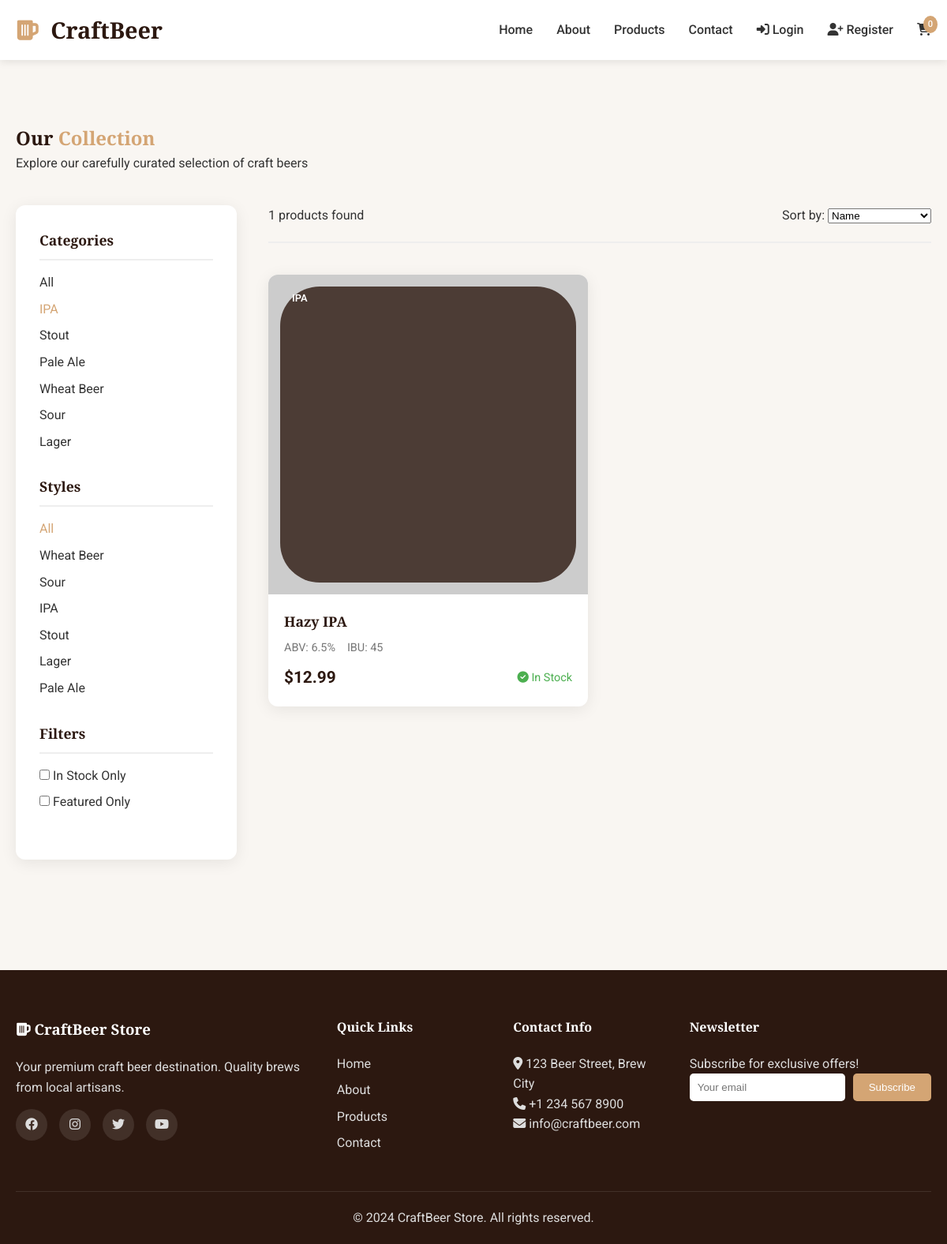
Page /products/?category=ipa on the committed database.
### apps/core/models.py (models this page shows, shortened)
class BaseModel(models.Model):
    created_at = models.DateTimeField(auto_now_add=True)
    updated_at = models.DateTimeField(auto_now=True)
    is_active = models.BooleanField(default=True)
    class Meta:
        abstract = True

class Category(BaseModel):
    name = models.CharField(max_length=100, unique=True)
    description = models.TextField(blank=True)
    slug = models.SlugField(max_length=100, unique=True)
    class Meta:
        verbose_name_plural = "Categories"

class BeerProduct(BaseModel):
    name = models.CharField(max_length=200)
    slug = models.SlugField(max_length=200, unique=True)
    description = models.TextField()
    price = models.DecimalField(max_digits=10, decimal_places=2)
    abv = models.DecimalField(max_digits=4, decimal_places=1,
                             validators=[MinValueValidator(0), MaxValueValidator(20)])
    ibu = models.IntegerField(validators=[MinValueValidator(0), MaxValueValidator(120)])
    style = models.CharField(max_length=100)
    category = models.ForeignKey(Category, on_delete=models.CASCADE, related_name='products')
    stock_quantity = models.PositiveIntegerField(default=0)
    image = models.ImageField(upload_to='products/', blank=True, null=True)
    is_featured = models.BooleanField(default=False)
    is_available = models.BooleanField(default=True)
    class Meta:
        ordering = ['name']
        indexes = [
            models.Index(fields=['slug']),
            models.Index(fields=['is_available']),
        ]

### apps/core/views.py (the view)
# urls.py: path('products/', products_view, name='products'),
def products_view(request):
    products = BeerProduct.objects.filter(is_available=True, is_active=True)
    categories = Category.objects.filter(is_active=True)
    category_slug = request.GET.get('category')
    style = request.GET.get('style')
    search_query = request.GET.get('search')
    if category_slug:
        products = products.filter(category__slug=category_slug)
    if style:
        products = products.filter(style__iexact=style)
    if search_query:
        products = ProductService.search_products(search_query)
    styles = BeerProduct.objects.filter(is_available=True).values_list('style', flat=True).distinct()
    context = {
        'products': products,
        'categories': categories,
        'styles': styles,
        'current_category': category_slug,
        'current_style': style,
        'title': 'Products - Craft Beer Store'
    }
    return render(request, 'products.html', context)

### apps/templates/products.html (shortened to what this page needs)
{% extends 'base.html' %}
{% load static %}
{% block content %}
<section class="products-page section-padding">
    <div class="container">
        <div class="page-header">
            <h1>Our <span class="highlight">Collection</span></h1>
            <p>Explore our carefully curated selection of craft beers</p>
        </div>
        <div class="products-layout">
            <aside class="filters-sidebar">
                <div class="filter-section">
                    <h3>Categories</h3>
                    <ul>
                        <li><a href="{% url 'products' %}" {% if not current_category %}class="active"{% endif %}>All</a></li>
                        {% for category in categories %}
                            <li>
                                <a href="?category={{ category.slug }}" {% if current_category == category.slug %}class="active"{% endif %}>
                                    {{ category.name }}
                                </a>
                            </li>
                        {% endfor %}
                    </ul>
                </div>
                <div class="filter-section">
                    <h3>Styles</h3>
                    <ul>
                        <li><a href="{% url 'products' %}" {% if not current_style %}class="active"{% endif %}>All</a></li>
                        {% for style in styles %}
                            <li>
                                <a href="?style={{ style }}" {% if current_style == style %}class="active"{% endif %}>
                                    {{ style }}
                                </a>
                            </li>
                        {% endfor %}
                    </ul>
                </div>
                <div class="filter-section">
                    <h3>Filters</h3>
                    <div class="filter-group">
                        <label>
                            <input type="checkbox" id="in-stock-only"> In Stock Only
                        </label>
                        <label>
                            <input type="checkbox" id="featured-only"> Featured Only
                        </label>
                    </div>
                </div>
            </aside>
            <div class="products-container">
                <div class="products-header">
                    <span>{{ products.count }} products found</span>
                    <div class="sort-options">
                        <label for="sort">Sort by:</label>
                        <select id="sort">
                            <option value="name">Name</option>
                        </select>
                    </div>
                </div>
                <div class="product-grid">
                    {% for product in products %}
                        <div class="product-card">
                            <div class="product-image">
                                {% if product.image %}
                                    <img src="{{ product.image.url }}" alt="{{ product.name }}">
                                {% else %}
                                    <img src="https://via.placeholder.com/300x300?text={{ product.name }}" alt="{{ product.name }}">
                                {% endif %}
                                <div class="product-actions">
                                </div>
                                <span class="badge style-badge">{{ product.style }}</span>
                            </div>
                            <div class="product-info">
                                <h3><a href="{% url 'product_detail' product.slug %}">{{ product.name }}</a></h3>
                                <div class="product-meta">
                                    <span>ABV: {{ product.abv }}%</span>
                                    <span>IBU: {{ product.ibu }}</span>
                                </div>
                                <div class="product-price">
                                    <span>${{ product.price }}</span>
                                    {% if product.stock_quantity > 0 %}
                                        <span class="in-stock"><i class="fas fa-check-circle"></i> In Stock</span>
                                    {% else %}
                                        <span class="out-of-stock"><i class="fas fa-times-circle"></i> Out of Stock</span>
                                    {% endif %}
                                </div>
                            </div>
                        </div>
                    {% empty %}
                        <div class="no-products">
                            <i class="fas fa-beer"></i>
                            <h3>No products found</h3>
                            <p>Try adjusting your filters or search criteria</p>
                        </div>
                    {% endfor %}
                </div>
            </div>
        </div>
    </div>
</section>
{% endblock %}

### static/css/style.css (style rules this page uses)
:root { --primary-color: #d4a574; --primary-dark: #b8895a; --secondary-color: #2c1810; --text-color: #333; --light-bg: #f9f6f2; --white: #ffffff; --shadow: 0 4px 20px rgba(0,0,0,0.08); --border-radius: 12px; --transition: all 0.3s ease; }
* { margin: 0; padding: 0; box-sizing: border-box; }
body { font-family: 'Roboto', sans-serif; color: var(--text-color); line-height: 1.6; background-color: var(--light-bg); }
.container { max-width: 1200px; margin: 0 auto; padding: 0 20px; }
h1, h2, h3, h4 { font-family: 'Playfair Display', serif; color: var(--secondary-color); }
.highlight { color: var(--primary-color); }
.section-padding { padding: 80px 0; }
.product-grid { display: grid; grid-template-columns: repeat(auto-fill, minmax(280px, 1fr)); gap: 30px; margin-top: 40px; }
.product-card { background: var(--white); border-radius: var(--border-radius); overflow: hidden; box-shadow: var(--shadow); transition: var(--transition); }
.product-image { position: relative; overflow: hidden; padding-top: 100%; }
.product-image img { position: absolute; top: 0; left: 0; width: 100%; height: 100%; object-fit: cover; transition: var(--transition); }
.product-actions { position: absolute; bottom: -60px; left: 0; right: 0; display: flex; justify-content: center; gap: 15px; transition: var(--transition); padding: 15px; }
.badge { position: absolute; top: 15px; right: 15px; padding: 5px 15px; border-radius: 50px; font-size: 0.8rem; font-weight: 600; }
.style-badge { position: absolute; bottom: 15px; left: 15px; background: rgba(44, 24, 16, 0.8); color: var(--white); padding: 5px 15px; border-radius: 50px; font-size: 0.8rem; }
.product-info { padding: 20px; }
.product-info h3 { font-size: 1.1rem; margin-bottom: 8px; }
.product-info h3 a { color: var(--secondary-color); text-decoration: none; }
.product-meta { display: flex; gap: 15px; font-size: 0.9rem; color: #777; margin-bottom: 10px; }
.product-price { display: flex; justify-content: space-between; align-items: center; }
.product-price span:first-child { font-size: 1.3rem; font-weight: 700; color: var(--secondary-color); }
.in-stock { color: #4CAF50; font-size: 0.9rem; }
.products-layout { display: grid; grid-template-columns: 280px 1fr; gap: 40px; margin-top: 40px; }
.filters-sidebar { background: var(--white); padding: 30px; border-radius: var(--border-radius); box-shadow: var(--shadow); position: sticky; top: 100px; height: fit-content; }
.filter-section { margin-bottom: 30px; }
.filter-section h3 { font-size: 1.1rem; margin-bottom: 15px; padding-bottom: 10px; border-bottom: 2px solid #eee; }
.filter-section ul { list-style: none; }
.filter-section ul li { margin: 8px 0; }
.filter-section ul a { color: var(--text-color); text-decoration: none; transition: var(--transition); }
.filter-section ul a:hover, .filter-section ul a.active { color: var(--primary-color); }
.filter-group label { display: block; margin: 8px 0; cursor: pointer; }
.products-header { display: flex; justify-content: space-between; align-items: center; margin-bottom: 30px; padding-bottom: 20px; border-bottom: 2px solid #eee; }

### rows in the picture
Category: name "IPA"
Category: name "Stout"
Category: name "Pale Ale"
Category: name "Wheat Beer"
Category: name "Sour"
Category: name "Lager"
BeerProduct: style "IPA", name "Hazy IPA", abv "6.5", ibu "45", price "12.99", stock_quantity "In Stock"

### other values in the picture
{{ style }} "Wheat Beer" "Sour" "IPA" "Stout" "Lager" "Pale Ale"
{{ products.count }} "1"
